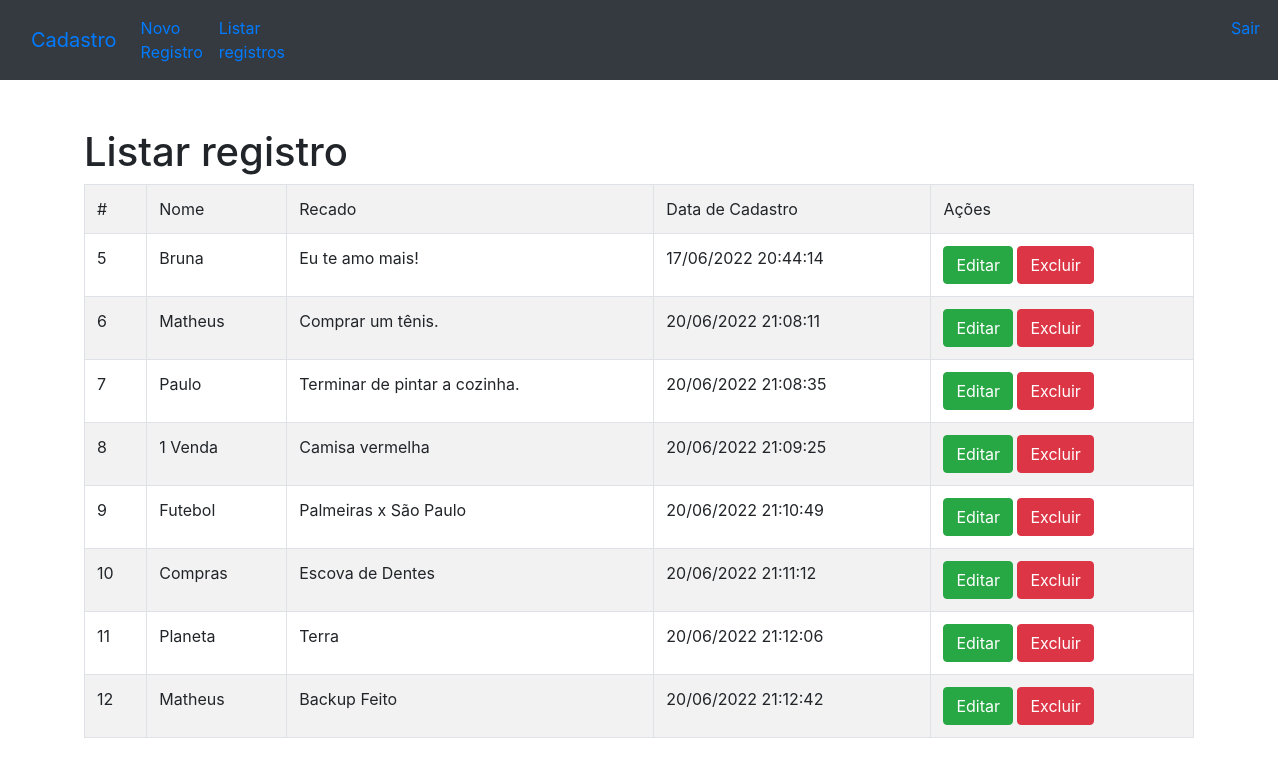
The app's page /painel.php?page=listar (signed in) with its own data.
### tables this page shows
CREATE TABLE `registros` (
  `id` int(10) UNSIGNED NOT NULL,
  `nome` varchar(255) NOT NULL,
  `recado` varchar(255) NOT NULL,
  `dataCriacao` datetime NOT NULL,
  `dCriacao` datetime NOT NULL DEFAULT current_timestamp()
);

### listar-registro.php (the view)
<h1>Listar registro</h1>
<?php
    $sql = "SELECT * FROM registros";
    $res = $conexao->query($sql);
    $qtd = $res->num_rows;
    if($qtd > 0){
        print "<table class='table table-hover table-striped table-bordered'>";
            print "<tr>";
            print "<td>#</td>";
            print "<td>Nome</td>";
            print "<td>Recado</td>";
            print "<td>Data de Cadastro</td>";
            print "<td>Ações</td>";
            print "</tr>";
        while($row = $res->fetch_object()){
            print "<tr>";
            print "<td>".$row->id."</td>";
            print "<td>".$row->nome."</td>";
            print "<td>".$row->recado."</td>";
            print "<td>".date("d/m/Y H:i:s", strtotime($row->dCriacao))."</td>";
            print "<td>
                    <button onclick=\"location.href='?page=editar&id=".$row->id."';\"  class='btn btn-success'>Editar</button>
                    <button onclick=\"if(confirm('Deseja remover esse registro?')){location.href='?page=salvar&acao=excluir&id=".$row->id."';}else{false;}\"
                    class='btn btn-danger'>Excluir</button>
                    </td>";
            print "</tr>";
        }
        print "</table>";
    }else{
        print"<p class='alert alert-danger'>Não encontrou resultados!</p>";
    }
?>

### painel.php (shortened to what this page needs)
<!DOCTYPE html>
<html lang="pt-br">
<head>
    <link rel="stylesheet" type="text/css" href="styles.css" media="screen" />
    <link rel="stylesheet" href="https://cdn.jsdelivr.net/npm/bootstrap@4.0.0/dist/css/bootstrap.min.css">
</head>
<body>
    <nav class="navbar navbar-expand-lg bg-dark">
        <div class="container-fluid">
            <a class="navbar-brand" href="#">Cadastro</a>
            <div class="collapse navbar-collapse" id="navbarNavAltMarkup">
                <div class="navbar-nav">
                    <a class="nav-link" href="?page=novo">Novo Registro</a>
                    <a class="nav-link" href="?page=listar">Listar registros</a>
                    <a style="margin-left:930px;" class="nav-link active" aria-current="page" href="index.php">Sair</a>
                </div>
            </div>
        </div>
    </nav>
    <div class="container">
        <div class="row">
            <div class="col mt-5">
                <?php
                include("conexao.php");
                    switch(@$_REQUEST["page"]){
                        case "listar":
                            include("listar-registro.php");
                        break;
                    }
                ?>
            </div>
        </div>
    </div>
</body>
</html>

### records on screen
registros: id "5", nome "Bruna", recado "Eu te amo mais!", dCriacao "17/06/2022 20:44:14"
registros: id "6", nome "Matheus", recado "Comprar um tênis.", dCriacao "20/06/2022 21:08:11"
registros: id "7", nome "Paulo", recado "Terminar de pintar a cozinha.", dCriacao "20/06/2022 21:08:35"
registros: id "8", nome "1 Venda", recado "Camisa vermelha", dCriacao "20/06/2022 21:09:25"
registros: id "9", nome "Futebol", recado "Palmeiras x São Paulo", dCriacao "20/06/2022 21:10:49"
registros: id "10", nome "Compras", recado "Escova de Dentes", dCriacao "20/06/2022 21:11:12"
registros: id "11", nome "Planeta", recado "Terra", dCriacao "20/06/2022 21:12:06"
registros: id "12", nome "Matheus", recado "Backup Feito", dCriacao "20/06/2022 21:12:42"
